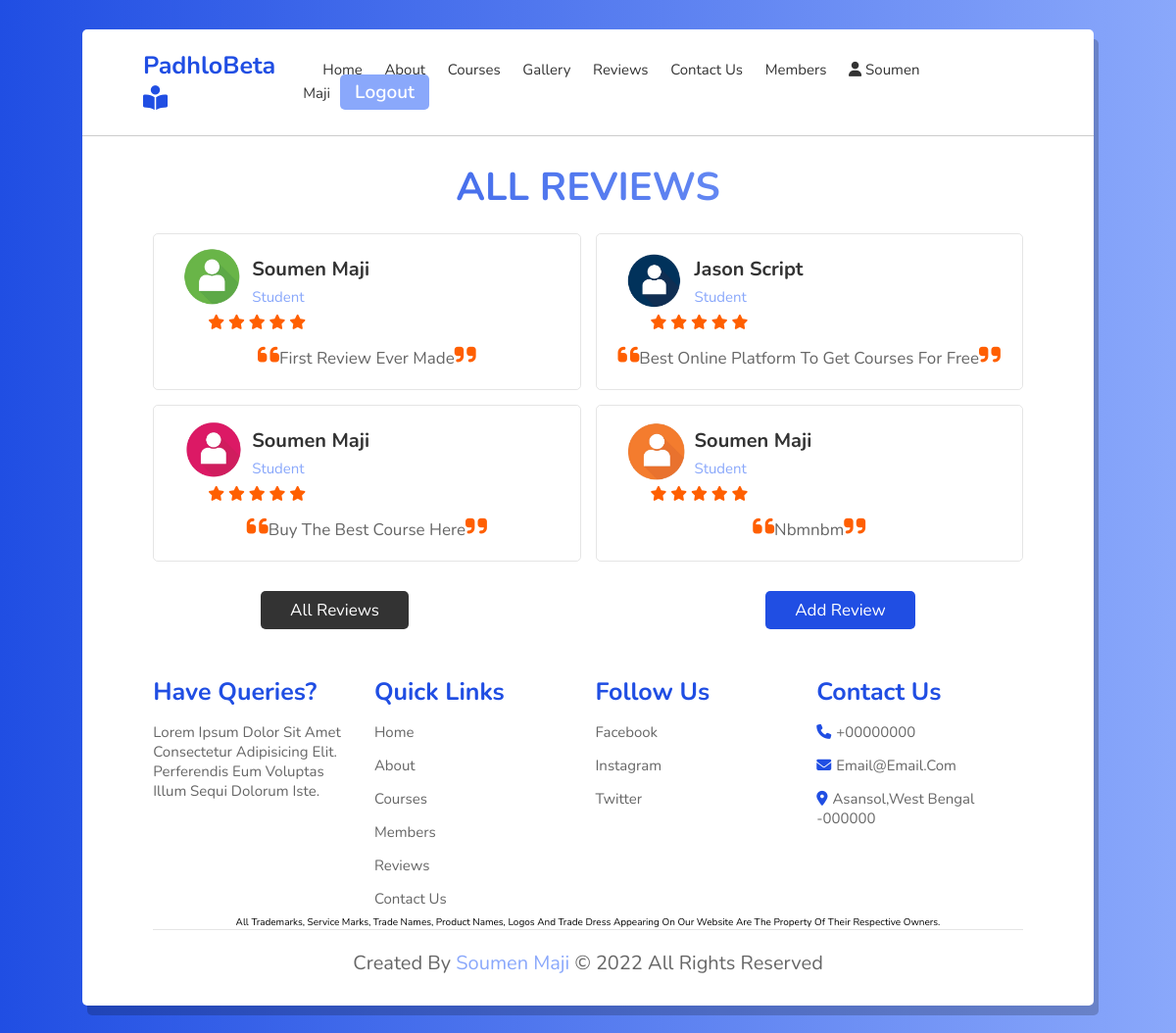
Page /all_reviews.php (signed in) on the committed database.
### tables this page shows
CREATE TABLE `reviews` (
  `review_id` int(11) NOT NULL,
  `review_cont` varchar(255) NOT NULL,
  `user_id` int(11) NOT NULL,
  `rating` int(1) NOT NULL,
  `timestamp` timestamp NOT NULL DEFAULT current_timestamp()
);

CREATE TABLE `user` (
  `slno` int(11) NOT NULL,
  `name` varchar(255) NOT NULL,
  `email` varchar(255) NOT NULL,
  `password` varchar(255) NOT NULL,
  `time` timestamp NOT NULL DEFAULT current_timestamp()
);

### all_reviews.php (the view, shortened to what this page needs)
<!DOCTYPE html>
<html lang="en">
<head>
    <link rel="stylesheet" href="style.css">
    <link rel="stylesheet" href="https://cdnjs.cloudflare.com/ajax/libs/font-awesome/6.1.1/css/all.min.css">
</head>
<body>
    <div class="container">
        <?php include 'header.php' ?>
        <h1 class="heading">All Reviews </h1>
        <?php
include 'dbconnect.php';
echo '<section class="review">';
            $sql="SELECT * FROM `reviews`";
$result=mysqli_query($conn,$sql);
while ($row = mysqli_fetch_assoc($result)) {
    $found=true;
    $review_cont=$row['review_cont'];
    $ruid=$row['user_id'];
    $rating=$row['rating'];
    $sql2="SELECT * FROM `user` WHERE slno='$ruid'";
    $result2= mysqli_query($conn,$sql2);
        $row2 = mysqli_fetch_assoc($result2);
       if($found){
        $review_user=$row2['name'];
        $path="images/profile";
$files=scandir($path);
$count=count($files);
$index=rand(2,($count-1));
$filename=$files[$index];
              echo'<div class="box">
              <div class="students">
                  <div class="students-info">
                  <img src="'.$path.'/'.$filename.'" alt="">
                <div class="info">
                    <h3>'.$review_user.'</h3>
                    <span>Student</span>
                </div>
            </div>
        </div>';
        include 'rating.php';
      echo   '<p class="text">
        <i class="fas fa-quote-left"></i>'.$review_cont.'<i class="fas fa-quote-right"></i></p>
    </div>';
       }
}
echo'</section>';
?>
<?php  if(isset($_SESSION['loggedin'])&& $_SESSION['loggedin']==true){
echo '<div class="all-courses reviews-all">
<a href="all_reviews.php" class="btn">All Reviews</a>
<a onclick='."popup('review-popup')".' class="btn bn">Add Review</a>
</div>
<div class="popup-container" id="review-popup">
<div class=" popup">
  <form action="index.php" method="POST">
     <h2><span>Reviews</span>
    <button type="reset" onclick='."popup('review-popup')".'>X</button>
    </h2>
    <textarea style="border:1px solid gray;resize: none; display:flex;" name="review-content" id="" placeholder="Enter Your review Here" cols="30" rows="5"></textarea>
    <div class="review-rating-range">
    <label for="rating">Give Your Rating</label><br />
    <input type="range" id="rating" min="1" max="5" name="rating" list="review-rating" />
    <datalist id="review-rating">
      <option value="1" label="1"></option>
      <option value="2" label="2"></option>
      <option value="3" label="3"></option>
      <option value="4" label="4"></option>
      <option value="5" label="5"></option>
    </datalist>
    </div>
    <button class="login-btn" type="submit" name="review-submit">Submit</button>
  </form>
</div>
</div>'; }
else{
    echo '<div class="all-courses reviews-all">
   <a href="all_reviews.php" class="btn">All Reviews</a>
    <a onclick='."popup('login-popup')".' class="btn bn">Login To Review</a>
</div>';
}
?>
        <?php include 'footer.php'; ?>
</div>
</body>
</html>

### rating.php (shortened to what this page needs)
<?php
if($rating==1)
{
    echo '<p class="rating">
        <i class="fas fa-star rated"></i>
        <i class="fas fa-star"></i>
        <i class="fas fa-star"></i>
        <i class="fas fa-star"></i>
        <i class="fas fa-star"></i>
        </p>';
}
else
{
   echo ' <p class="rating">
        <i class="fas fa-star rated"></i>
        <i class="fas fa-star rated"></i>
        <i class="fas fa-star rated"></i>
        <i class="fas fa-star rated"></i>
        <i class="fas fa-star rated"></i>
        </p>';
}
?>

### style.css (style rules this page uses)
:root { --blue: #204ee3; --light-blue: #8aa8fb; --gradient: linear-gradient(90deg, var(--blue), var(--light-blue)); }
* { font-family: "Nunito", sans-serif; margin: 0; padding: 0; box-sizing: border-box; outline: none; border: none; text-decoration: none; text-transform: capitalize; transition: all 0.2s ease-out; }
html { font-size: 62.5%; scroll-behavior: smooth; overflow-x: hidden; }
body { background: var(--gradient); padding: 3rem 7%; padding-bottom: 9rem; }
.container { background: #fff; border-radius: 0.5rem; box-shadow: 0.5rem 1rem rgba(0, 0, 0, 0.2); }
.rating { font-size: 1.5rem; padding-left: 4.5rem; }
.rated { color: #ff5f01; }
.reviews-all { display: flex; justify-content: space-around!important; }
.bn { background-color: var(--blue) !important; }
section { padding: 2rem 7%; }
.btn { display: inline-block; margin-top: 1rem; padding: 0.8rem 3rem; border-radius: 0.5rem; background: #333; color: #fff; cursor: pointer; font-size: 1.7rem; }
.heading { color: transparent; background: var(--gradient); background-clip: text; -webkit-background-clip: text; padding: 0 1rem; padding-top: 2.5rem; text-align: center; font-size: 4rem; text-transform: uppercase; }
.all-courses { text-align: center; margin-bottom: 2rem; }
.review { display: flex; flex-wrap: wrap; gap: 1.5rem; }
.review .box { border-radius: 0.5rem; border: 0.1rem solid rgba(0, 0, 0, 0.1); padding: 1rem; flex: 1 1 30rem; }
.review .box .students { display: flex; align-items: center; justify-content: space-between; }
.review .box .students .students-info { display: flex; align-items: center; }
.review .box .students .students-info img { border-radius: 50%; object-fit: cover; height: 7rem; width: 7rem; margin-left: 1.5rem; }
.review .box .students .students-info h3 { font-size: 2rem; color: #333; padding: 0.5rem; }
.review .box .students .students-info span { font-size: 1.5rem; color: var(--light-blue); padding: 0.5rem; }
.review .box .text { padding: 1rem 0; font-size: 1.7rem; color: #666; text-align: center; }
.review .box .text i { color: #ff5f01; font-size: 2.5rem; }

### rows in the picture
reviews: shows a picture, user.name "Soumen Maji", review_cont "First Review Ever Made"
reviews: shows a picture, user.name "Jason Script", review_cont "Best Online Platform To Get Courses For Free"
reviews: shows a picture, user.name "Soumen Maji", review_cont "Buy The Best Course Here"
reviews: shows a picture, user.name "Soumen Maji", review_cont "Nbmnbm"

### other values in the picture
$_SESSION['session_user'] "Soumen Maji"
